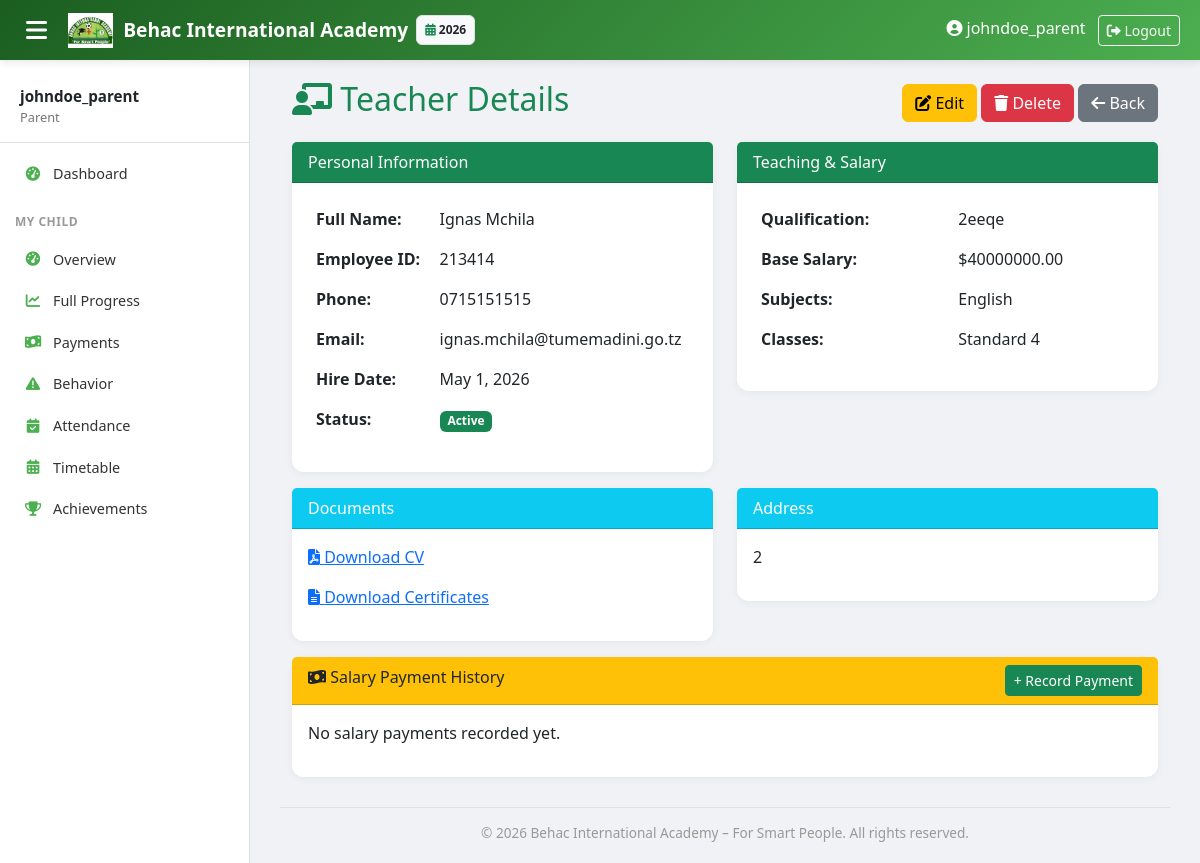
The app's page /teachers/1/ (signed in) with its own data.
### core/models.py (models this page shows, shortened)
class AcademicYear(models.Model):
    name = models.CharField(max_length=20)  # "2025-2026"
    start_date = models.DateField()
    end_date = models.DateField()
    is_current = models.BooleanField(default=False)

### staff/models.py (models this page shows, shortened)
class StaffBase(models.Model):
    user = models.OneToOneField(User, on_delete=models.CASCADE, related_name='%(class)s_profile')
    middle_name = models.CharField(max_length=50, blank=True, null=True)   # <-- added
    employee_id = models.CharField(max_length=20, unique=True)
    phone = models.CharField(max_length=15)
    address = models.TextField(blank=True)
    hire_date = models.DateField()
    base_salary = models.DecimalField(max_digits=10, decimal_places=2, default=0)
    qualification = models.TextField(blank=True)
    cv = models.FileField(upload_to='staff/cv/', blank=True, null=True)
    certificates = models.FileField(upload_to='staff/certificates/', blank=True, null=True)
    is_active = models.BooleanField(default=True)
    class Meta:
        abstract = True

class Teacher(StaffBase):
    subjects = models.ManyToManyField(Subject, blank=True, related_name='teachers')
    classes = models.ManyToManyField(ClassLevel, blank=True, related_name='teachers')

### academics/models.py (models this page shows, shortened)
class Subject(models.Model):
    name = models.CharField(max_length=50)
    code = models.CharField(max_length=10, unique=True)
    classes = models.ManyToManyField(ClassLevel, related_name='subjects')
    class Meta:
        ordering = ['name']

class ClassLevel(models.Model):
    LEVEL_TYPES = (('PRE','Pre-primary'), ('PRIMARY','Primary'))
    name = models.CharField(max_length=20)  # "Pre 1", "Grade 1"
    level_type = models.CharField(max_length=10, choices=LEVEL_TYPES)
    order = models.PositiveSmallIntegerField(unique=True)  # 1..9
    class Meta:
        ordering = ['order']

### staff/views.py (the view)
# urls.py: path('<int:pk>/', views.TeacherDetailView.as_view(), name='teacher_detail'),
class TeacherDetailView(DetailView):
    model = Teacher
    template_name = 'staff/teacher_detail.html'
    def get_context_data(self, **kwargs):
        context = super().get_context_data(**kwargs)
        context['salary_payments'] = SalaryPayment.objects.filter(
            content_type=ContentType.objects.get_for_model(Teacher),
            object_id=self.object.id
        )
        return context

### academics/context_processors.py (called while the page is built)
def academic_year_processor(request):
    current_year = AcademicYear.objects.filter(is_current=True).first()
    all_years = AcademicYear.objects.all().order_by('-start_date')
    return {
        'current_year': current_year,
        'all_years': all_years,
    }

### templates/staff/teacher_detail.html
{% extends 'base.html' %}
{% load static %}
{% block content %}
<div class="container">
    <div class="d-flex justify-content-between align-items-center mb-3">
        <h2 class="text-success"><i class="fas fa-chalkboard-teacher"></i> Teacher Details</h2>
        <div>
            <a href="{% url 'staff:teacher_update' teacher.pk %}" class="btn btn-warning"><i class="fas fa-edit"></i> Edit</a>
            <a href="{% url 'staff:teacher_delete' teacher.pk %}" class="btn btn-danger"><i class="fas fa-trash"></i> Delete</a>
            <a href="{% url 'staff:teacher_list' %}" class="btn btn-secondary"><i class="fas fa-arrow-left"></i> Back</a>
        </div>
    </div>
    <div class="row">
        <div class="col-md-6">
            <div class="card mb-3">
                <div class="card-header bg-success text-white">Personal Information</div>
                <div class="card-body">
                    <table class="table table-borderless">
                        <tr><th>Full Name:</th><td>{{ teacher.user.get_full_name }}</td></tr>
                        <tr><th>Employee ID:</th><td>{{ teacher.employee_id }}</td></tr>
                        <tr><th>Phone:</th><td>{{ teacher.phone }}</td></tr>
                        <tr><th>Email:</th><td>{{ teacher.user.email }}</td></tr>
                        <tr><th>Hire Date:</th><td>{{ teacher.hire_date }}</td></tr>
                        <tr><th>Status:</th><td>{% if teacher.is_active %}<span class="badge bg-success">Active</span>{% else %}<span class="badge bg-secondary">Inactive</span>{% endif %}</td></tr>
                    </table>
                </div>
            </div>
        </div>
        <div class="col-md-6">
            <div class="card mb-3">
                <div class="card-header bg-success text-white">Teaching & Salary</div>
                <div class="card-body">
                    <table class="table table-borderless">
                        <tr><th>Qualification:</th><td>{{ teacher.qualification|default:"-" }}</td></tr>
                        <tr><th>Base Salary:</th><td>${{ teacher.base_salary }}</td></tr>
                        <tr><th>Subjects:</th><td>{% for s in teacher.subjects.all %}{{ s.name }}{% if not forloop.last %}, {% endif %}{% endfor %}</td></tr>
                        <tr><th>Classes:</th><td>{% for c in teacher.classes.all %}{{ c.name }}{% if not forloop.last %}, {% endif %}{% endfor %}</td></tr>
                    </table>
                </div>
            </div>
        </div>
    </div>
    <div class="row mb-3">
        <div class="col-md-6">
            <div class="card">
                <div class="card-header bg-info text-white">Documents</div>
                <div class="card-body">
                    {% if teacher.cv %}
                        <p><a href="{{ teacher.cv.url }}" target="_blank"><i class="fas fa-file-pdf"></i> Download CV</a></p>
                    {% else %}
                        <p>No CV uploaded.</p>
                    {% endif %}
                    {% if teacher.certificates %}
                        <p><a href="{{ teacher.certificates.url }}" target="_blank"><i class="fas fa-file-alt"></i> Download Certificates</a></p>
                    {% else %}
                        <p>No certificates uploaded.</p>
                    {% endif %}
                </div>
            </div>
        </div>
        <div class="col-md-6">
            <div class="card">
                <div class="card-header bg-info text-white">Address</div>
                <div class="card-body">
                    {{ teacher.address|linebreaks|default:"No address provided." }}
                </div>
            </div>
        </div>
    </div>
    <div class="card mb-3">
        <div class="card-header bg-warning d-flex justify-content-between">
            <span><i class="fas fa-money-bill-wave"></i> Salary Payment History</span>
            <a href="{% url 'staff:add_salary_payment' teacher.id %}" class="btn btn-sm btn-success">+ Record Payment</a>
        </div>
        <div class="card-body">
            {% if salary_payments %}
                <table class="table table-sm">
                    <thead>
                        <tr><th>Month</th><th>Amount</th><th>Paid Date</th><th>Notes</th></tr>
                    </thead>
                    <tbody>
                        {% for p in salary_payments %}
                        <tr><td>{{ p.month|date:"F Y" }}</td><td>${{ p.amount }}</td><td>{{ p.paid_date }}</td><td>{{ p.notes|default:"-" }}</td></tr>
                        {% endfor %}
                    </tbody>
                </table>
            {% else %}
                <p>No salary payments recorded yet.</p>
            {% endif %}
        </div>
    </div>
</div>
{% endblock %}

### templates/base.html (shortened to what this page needs)
<!DOCTYPE html>
<html lang="en">
<head>
    <link href="https://cdn.jsdelivr.net/npm/bootstrap@5.3.0/dist/css/bootstrap.min.css" rel="stylesheet">
    <link rel="stylesheet" href="https://cdnjs.cloudflare.com/ajax/libs/font-awesome/6.0.0/css/all.min.css">
</head>
<body>
    {% if user.is_authenticated %}
    <nav class="topbar">
        <button class="sidebar-toggle" onclick="document.querySelector('.sidebar').classList.toggle('show')">
            <i class="fas fa-bars"></i>
        </button>
        <a class="topbar-brand" href="{% url 'dashboard:home' %}">
            <img src="/static/images/behac_logo.png" alt="Logo"> Behac International Academy
        </a>
        {% if current_year %}
        <span class="badge bg-light text-dark ms-2 p-2 border" style="font-size: 0.75rem;">
            <i class="fas fa-calendar-alt text-success"></i> {{ current_year.name }}
        </span>
        {% endif %}
        <div class="ms-auto">
            {% if user.is_authenticated %}
                <span class="me-2 d-none d-sm-inline"><i class="fas fa-user-circle"></i> {{ user.get_full_name|default:user.username }}</span>
                <form method="post" action="{% url 'logout' %}" style="display:inline;">
                    <button type="submit" class="btn btn-sm btn-outline-light">
                        <i class="fas fa-sign-out-alt"></i> Logout
                    </button>
                </form>
            {% endif %}
        </div>
    </nav>
    <div class="sidebar" id="sidebar">
        <div class="user-info">
            <div class="name">{{ user.get_full_name|default:user.username }}</div>
            <div class="role">
                {% if user.is_superuser %}Owner
                {% elif user.groups.all %}{{ user.groups.first.name }}
                {% else %}Staff{% endif %}
            </div>
        </div>
        {% if user.is_authenticated %}
        <ul class="nav flex-column">
            <li class="nav-item">
                <a class="nav-link {% if request.path == '/' %}active{% endif %}" href="{% url 'dashboard:home' %}">
                    <i class="fas fa-tachometer-alt"></i> Dashboard
                </a>
            </li>
            {% with user_groups=user.groups.all %}
            {% if 'Parent' in user_groups|join:', ' %}
            <li class="nav-section">My Child</li>
            <li class="nav-item">
                <a class="nav-link {% if '/dashboard/parent/' == request.path %}active{% endif %}" href="{% url 'dashboard:parent' %}"><i class="fas fa-tachometer-alt"></i> Overview</a>
            </li>
            <li class="nav-item">
                <a class="nav-link {% if '/dashboard/parent/progress/' in request.path %}active{% endif %}" href="{% url 'dashboard:parent_progress' %}"><i class="fas fa-chart-line"></i> Full Progress</a>
            </li>
            <li class="nav-item">
                <a class="nav-link {% if '/dashboard/parent/payments/' in request.path %}active{% endif %}" href="{% url 'dashboard:parent_payments' %}"><i class="fas fa-money-bill-wave"></i> Payments</a>
            </li>
            <li class="nav-item">
                <a class="nav-link {% if '/dashboard/parent/behavior/' in request.path %}active{% endif %}" href="{% url 'dashboard:parent_behavior' %}"><i class="fas fa-exclamation-triangle"></i> Behavior</a>
            </li>
            <li class="nav-item">
                <a class="nav-link {% if '/dashboard/parent/attendance/' in request.path %}active{% endif %}" href="{% url 'dashboard:parent_attendance' %}"><i class="fas fa-calendar-check"></i> Attendance</a>
            </li>
            <li class="nav-item">
                <a class="nav-link {% if '/dashboard/parent/timetable/' in request.path %}active{% endif %}" href="{% url 'dashboard:parent_timetable' %}"><i class="fas fa-calendar-alt"></i> Timetable</a>
            </li>
            <li class="nav-item">
                <a class="nav-link {% if '/dashboard/parent/achievements/' in request.path %}active{% endif %}" href="{% url 'dashboard:parent_achievements' %}"><i class="fas fa-trophy"></i> Achievements</a>
            </li>
            {% endif %}
            {% endwith %}
        </ul>
        {% endif %}
    </div>
    {% endif %}
    <div class="main-content"{% if not user.is_authenticated %} style="margin-left: 0 !important;"{% endif %}>
        {% block content %}{% endblock %}
        <div class="main-footer">
            &copy; {% now "Y" %} Behac International Academy – For Smart People. All rights reserved.
        </div>
    </div>
</body>
</html>

### templates/base.html (style rules this page uses)
:root { --behac-dark: #1B5E20; --behac-light: #4CAF50; --behac-bg: #E8F5E9; --sidebar-width: 250px; }
body { background-color: #f0f2f5; font-family: 'Segoe UI', Tahoma, Geneva, Verdana, sans-serif; overflow-x: hidden; }
.topbar { background: linear-gradient(135deg, var(--behac-dark), var(--behac-light)); box-shadow: 0 2px 8px rgba(0,0,0,0.1); position: fixed; top: 0; left: 0; right: 0; z-index: 1030; height: 60px; display: flex; align-items: center; padding: 0 20px; color: white; }
.topbar-brand { font-weight: bold; font-size: 1.2rem; color: white; text-decoration: none; display: flex; align-items: center; gap: 10px; }
.topbar-brand img { height: 35px; }
.sidebar-toggle { background: none; border: none; color: white; font-size: 1.5rem; cursor: pointer; margin-right: 15px; }
.sidebar { position: fixed; top: 60px; left: 0; bottom: 0; width: var(--sidebar-width); background: white; border-right: 1px solid #e0e0e0; padding-top: 10px; overflow-y: auto; z-index: 1020; transition: transform 0.3s ease; }
.sidebar .nav-section { padding: 8px 15px; font-size: 0.75rem; text-transform: uppercase; font-weight: 700; color: #999; letter-spacing: 0.5px; margin-top: 10px; }
.sidebar .nav-item { padding: 0; }
.sidebar .nav-link { padding: 10px 20px; color: #333; display: flex; align-items: center; gap: 10px; border-left: 3px solid transparent; transition: all 0.2s; font-size: 0.9rem; }
.sidebar .nav-link i { width: 20px; text-align: center; color: var(--behac-light); }
.sidebar .user-info { padding: 15px 20px; border-bottom: 1px solid #e0e0e0; margin-bottom: 10px; }
.sidebar .user-info .name { font-weight: 600; font-size: 0.95rem; }
.sidebar .user-info .role { font-size: 0.8rem; color: #777; }
.main-content { margin-top: 60px; margin-left: var(--sidebar-width); padding: 20px 30px; min-height: calc(100vh - 60px); }
.main-footer { margin-top: 30px; padding-top: 15px; border-top: 1px solid #e0e0e0; text-align: center; color: #999; font-size: 0.85rem; }
.card { border-radius: 12px; box-shadow: 0 2px 8px rgba(0,0,0,0.05); border: none; transition: box-shadow 0.2s; }
table.table { background: white; border-radius: 12px; overflow: hidden; }

### records on screen
AcademicYear: name "2026"
Teacher: user.get_full_name "Ignas Mchila", employee_id "213414", phone "0715151515", user.email "ignas.mchila@tumemadini.go.tz", hire_date "May 1, 2026", qualification "2eeqe", base_salary "40000000.00", address "2"
Subject: name "English"
ClassLevel: name "Standard 4"

### other values on screen
{{ user.get_full_name|default:user.username }} "johndoe_parent"
{{ user.groups.first.name }} "Parent"
